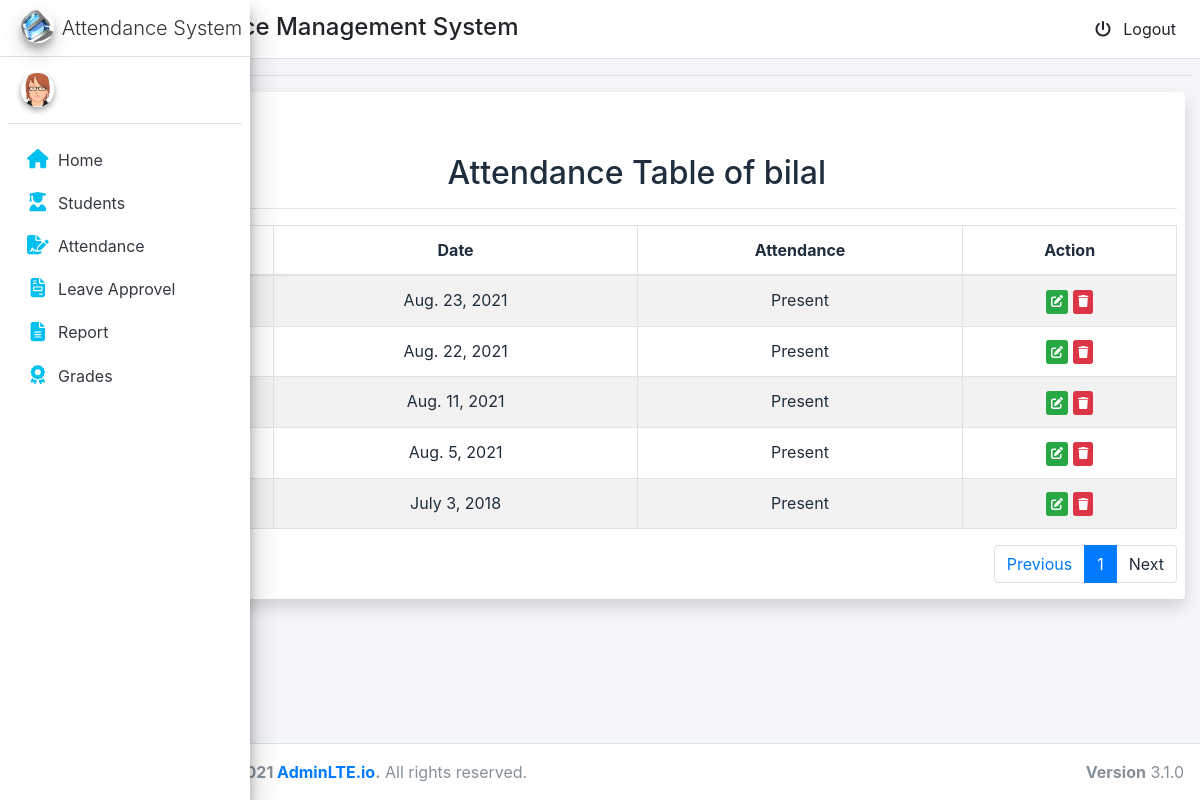
/adm/student/attendance/2, run on the app's committed database.
### account/models.py (models this page shows, shortened)
class MyUser(AbstractUser):
    USER_TYPE_CHOICES = (
        (1, 'student'),
        (2, 'admin'),
    )
    email = models.EmailField(verbose_name='Email', max_length=60, unique=True)
    user_type = models.PositiveSmallIntegerField(choices=USER_TYPE_CHOICES,default='1')
    phone=models.IntegerField(blank=True,null=True)
    picture = models.ImageField(upload_to='static/image/profile_pic/', null=True,blank=True)
    USERNAME_FIELD = 'email'
    username=None
    REQUIRED_FIELDS = []
    objects = CustomUserManager()

### students/models.py (models this page shows, shortened)
class Attendance(models.Model):
    student=models.ForeignKey(MyUser,on_delete=models.CASCADE)
    mark_attendance=models.BooleanField(default=False)
    date=models.DateField(default=None)

### adm/views.py (the view)
# urls.py: path('student/attendance/<int:pk>',views.students_attendance,name='students_attendance'),
def students_attendance(request, pk):
    stu_attend = Attendance.objects.all().filter(student=pk).order_by('-id')
    student_name = MyUser.objects.get(id=pk)
    p = Paginator(stu_attend, 7)
    page_number = request.GET.get('page')
    try:
        page_obj = p.get_page(page_number)
    except PageNotAnInteger:
        page_obj = p.page(1)
    except EmptyPage:
        page_obj = p.page(p.num_pages)
    context = {'page_obj': page_obj,
               'name': student_name.first_name, 'student_id': student_name.id}
    return render(request, 'attendance_tablel.html', context)

### adm/templates/attendance_tablel.html (shortened to what this page needs)
{% extends 'base.html' %}
{% block content %}
<div class="container-fluid ">
    <div class="col-md-12 shadow bg-white rounded">
        <br>
<a href="{% url 'add_attendance' student_id %}"><button type="button" id="back-product" class="btn btn-primary" >Add Attendance</button></a>
        <h2 class="text-center">Attendance Table of {{ name }}</h2>
        <hr>
        <div class="content-panel table-responsive">
            <table class="table table-striped table-bordered table-advance table-hover item-table">
                <thead>
                    <tr>
                        <th class="text-center"> S.No</th>
                        <th class="text-center"> Date</th>
                        <th class="text-center">Attendance</th>
                        <th class="text-center">Action</th>
                    </tr>
                </thead>
                <tbody class="product-table-body text-center">
                    {% if page_obj %}
                    {% for att in page_obj.object_list %}
                    <tr>
                        <td><a href="#">{{ forloop.counter}}</a></td>
                        <td class="#">{{ att.date }}</td>
                        {% if att.mark_attendance == True %}
                        <td class="#">Present</td>
                        {% else %}
                        <td class="#">Absent</td>
                        {% endif %}
                        <td>
                            <a href="{% url 'update_attendance' att.id %}"><button class="btn btn-success btn-xs"><i class="fa fa-edit"></i></button></a>
                            <a href="{% url 'delete_attendance' att.id %}"><button class="btn btn-danger btn-xs"><i class="fa fa-trash"></i></button></a>
                        </td>
                    </tr>
                    {% endfor %}
                    {% else %}
                    <tr>
                        <td colspan="8"> No Record Found</td>
                    </tr>
                    {% endif %}
                </tbody>
            </table>
            <nav aria-label="...">
                <ul class="pagination justify-content-end">
                    <li class="page-item ">
                        <a {% if page_obj.has_previous %} href="?page={{page_obj.previous_page_number }}" {% else %}
                            disable {% endif %}>
                            <span class="page-link">Previous</span></a>
                    </li>
                    <li class="page-item active"><a class="page-link "
                            href="?page={{page_obj.number}}">{{page_obj.number}}</a></li>
                    <li class="page-item">
                        <a class="page-link" >Next</a>
                    </li>
                </ul>
            </nav>
        </div>
    </div>
</div>
{% endblock content %}

### data on the page
MyUser: first_name "bilal"
Attendance: date "Aug. 23, 2021", mark_attendance "Present"
Attendance: date "Aug. 22, 2021", mark_attendance "Present"
Attendance: date "Aug. 11, 2021", mark_attendance "Present"
Attendance: date "Aug. 5, 2021", mark_attendance "Present"
Attendance: date "July 3, 2018", mark_attendance "Present"

### other printed values
{{ page_obj.number }} "1"
